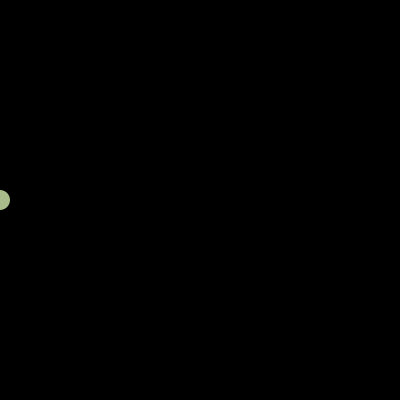
Frame 1 (no input)
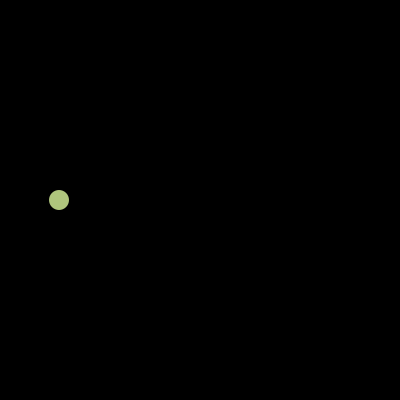
Frame 60 (the mouse pressed at the canvas centre just before this capture)
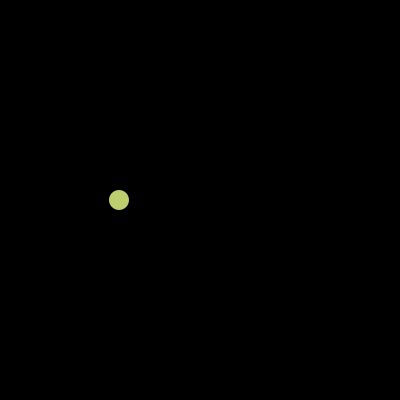
Frame 120 (the mouse held since frame 60 and released just before this capture)

The Processing sketch that drew these frames (run headless with seeded random() and noise(); from frame 60 on, the mouse is pressed at the canvas centre):

// Processing sketch: c06e01isi
// ── c06e01isi.pde
//Expresión digital - Diseño Digital - UDD- 2016.
//Isidora Ordoñez.
//s06t01isi.

/*
En este código se ve como una ellipse cambia de color a medida que se mueve en el eje x
gracias a un lerpColor.
 */

float x, y, amt;
int d;
color c1, c2, c3;

void setup() {
  colorMode(HSB, 360, 100, 100);
  size(400, 400);
  d = 20;
  x = 0;
  y = height / 2;

  c1= color(86, 26.5, 74.1);
  c2= color(41, 93.7, 98.8);
  float amt= 0.99;

}
void draw() {
  amt = map(x,0,width,0,1);
   c3=lerpColor(c1,c2,amt);
  background(0);
  fill(c3);
  noStroke();
  ellipse(x, y, d, d);
  x++;
}
